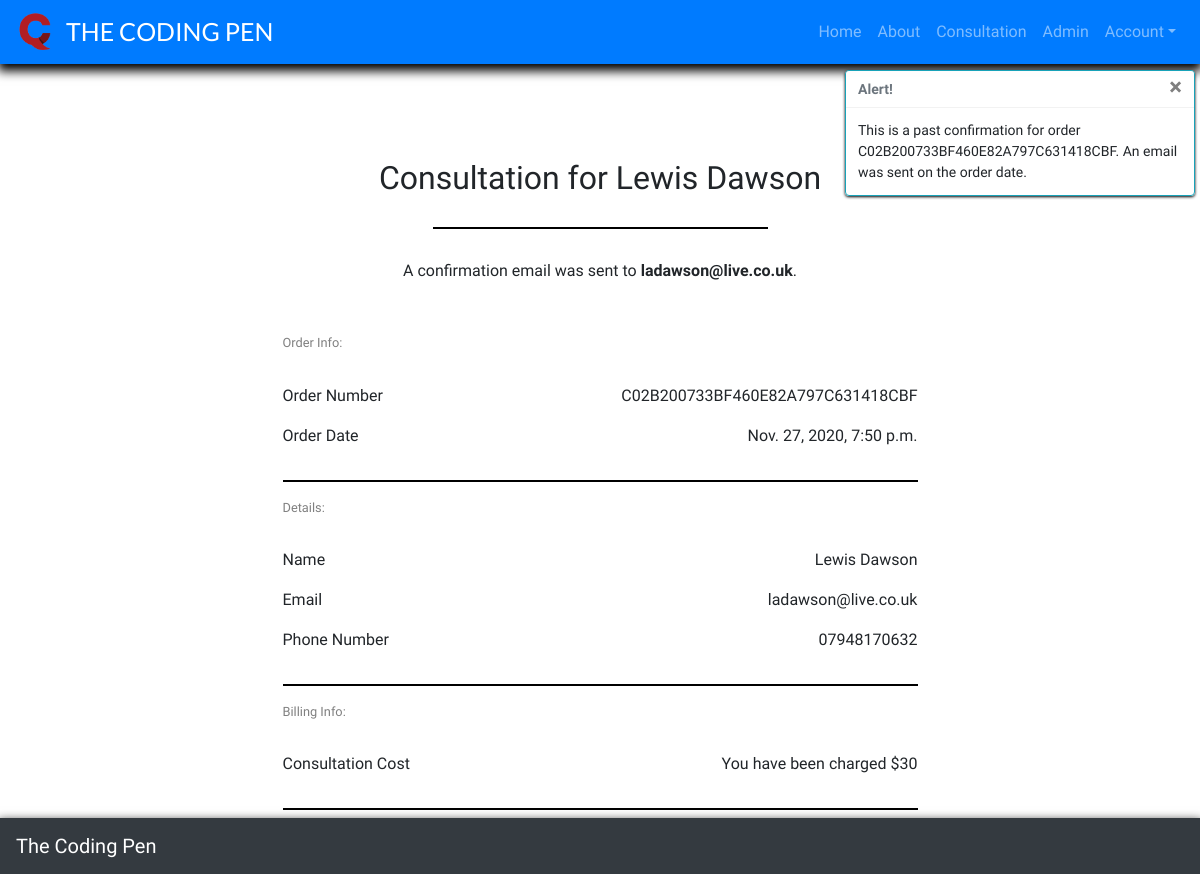
/admin_user/consultation_history_admin/C02B200733BF460E82A797C631418CBF (signed in), run on the app's committed database.
### consultation/models.py (models this page shows, shortened)
class Consultation(models.Model):
    consultation_number = models.CharField(max_length=32, null=False, editable=False)
    user_profile = models.ForeignKey(UserProfile, on_delete=models.SET_NULL,
                                     null=True, blank=True, related_name='consultation')
    first_name = models.CharField(max_length=20, null=False, blank=False)
    last_name = models.CharField(max_length=20, null=False, blank=False)
    email = models.EmailField(max_length=100, null=False, blank=False, default="")
    phone_number = models.CharField(max_length=30, null=False, blank=False)
    date = models.DateTimeField(auto_now_add=True)
    consultation_idea = models.TextField(max_length=3000, null=False, blank=False)
    consultation_cost = models.DecimalField(max_digits=5, decimal_places=2, null=False, default=30)
    stripe_pid = models.CharField(max_length=254, null=False, blank=False, default='')

### admin_user/views.py (the view)
# urls.py: path('consultation_history_admin/<consultation_number>',
@login_required
def consultation_history_admin(request, consultation_number):
    if not request.user.is_superuser:
        messages.error(request, 'Sorry, only staff can do that.')
        return redirect(reverse('home'))
    consultation = get_object_or_404(Consultation,
                                     consultation_number=consultation_number)
    messages.info(request, (
        f'This is a past confirmation for order {consultation_number}. '
        'An email was sent on the order date.'
    ))
    template = 'admin_pages/admin_consultation.html'
    context = {
        'consultation': consultation,
        'from_admin': True,
    }
    return render(request, template, context)

### admin_user/templates/admin_pages/admin_consultation.html (shortened to what this page needs)
{% extends "base.html" %}
{% load static %}
{% block extra_css %}
    <link rel="stylesheet" href="{% static 'css/success.css' %}">
{% endblock %}
{% block page_header %}
    <div class="header-container"></div>
{% endblock %}
{% block content %}
<div class="background-overlay"></div>
<div class="container">
    <div class="row">
        <div class="col">
            <h2 class="thank-msg-title">
                Consultation for {{ consultation.first_name }} {{ consultation.last_name }}
            </h2>
            <hr class="small-hr">
            <p class="thank-msg">
                A confirmation email was sent to <strong>{{ consultation.email }}</strong>.
            </p>
        </div>
    </div>
    <div class="row info-container">
        <div class="col-12 col-lg-7">
            <div class="confirmation-container">
                <div class="row">
                    <div class="col order-title-info">
                        <p class="info-titles">
                            Order Info:
                        </p>
                    </div>
                </div>
                <div class="row">
                    <div class="col-12 col-md-4">
                        <p class="order-cats">
                            Order Number
                        </p>
                    </div>
                    <div class="col-12 col-md-8">
                        <p class="order-info">
                            {{ consultation.consultation_number }}
                        </p>
                    </div>
                </div>
                <div class="row">
                    <div class="col-12 col-md-4">
                        <p>
                            Order Date
                        </p>
                    </div>
                    <div class="col-12 col-md-8">
                        <p class="order-info">
                            {{ consultation.date }}
                        </p>
                    </div>
                </div>
                <hr>
                <div class="row">
                    <div class="col order-title-info">
                        <p class="info-titles">
                            Details:
                        </p>
                    </div>
                </div>
                <div class="row">
                    <div class="col-12 col-md-4">
                        <p>
                            Name
                        </p>
                    </div>
                    <div class="col-12 col-md-8">
                        <p class="order-info">
                            {{ consultation.first_name }} {{ consultation.last_name }}
                        </p>
                    </div>
                </div>
                <div class="row">
                    <div class="col-12 col-md-4">
                        <p>
                            Email
                        </p>
                    </div>
                    <div class="col-12 col-md-8">
                        <p class="order-info">
                            {{ consultation.email }}
                        </p>
                    </div>
                </div>
                <div class="row">
                    <div class="col-12 col-md-4">
                        <p>
                            Phone Number
                        </p>
                    </div>
                    <div class="col-12 col-md-8">
                        <p class="order-info">
                            {{ consultation.phone_number }}
                        </p>
                    </div>
                </div>
                <hr>
                <div class="row">
                    <div class="col order-title-info">
                        <p class="info-titles">
                            Billing Info:
                        </p>
                    </div>
                </div>
                <div class="row">
                    <div class="col-12 col-md-4">
                        <p>
                            Consultation Cost
                        </p>
                    </div>
                    <div class="col-12 col-md-8">
                        <p class="order-info">
                            You have been charged $30
                        </p>
                    </div>
                </div>
                <hr>
                {% if from_admin %}
                    <a class="btn btn-primary btn-lg back-button" href="{% url 'profile' %}" role="button">
                    </a>
                {% else %}
                    <a class="btn btn-primary btn-lg back-button" href="{% url 'home' %}" role="button">
                        Home
                    </a>
                {% endif %}
            </div>
        </div>
    </div>
</div>
{% endblock %}

### static/css/base.css (style rules this page uses)
html { height: 100% }
.header-container { padding-top: 59px; }
body { background: url('/media/background.jpg') no-repeat center center fixed; background-size: cover; height: calc(100vh - 59px); font-family: 'Patua One', cursive; }

### consultation/static/css/success.css (style rules this page uses)
.background-overlay { position: fixed; top: 0; left: 0; height: 100%; width: 100%; background-color: rgba(255, 255, 255, 1); }
hr { border: 1px solid black; background-color: black; }
.small-hr { width: 30%; margin-top: 30px; margin-bottom: 30px; }
.thank-msg-title { text-align: center; margin-top: 100px; }
.thank-msg { text-align: center; margin-bottom: 50px; }
.info-container { justify-content: center; }
.order-title-info { margin-bottom: 15px; }
.info-titles { font-size: 12.8px; color: grey; }
.order-info { text-align: right; }

### data on the page
Consultation: first_name "Lewis", last_name "Dawson", email "ladawson@live.co.uk", consultation_number "C02B200733BF460E82A797C631418CBF", date "Nov. 27, 2020, 7:50 p.m.", phone_number "07948170632"

### other printed values
{{ message }} "This is a past confirmation for order C02B200733BF460E82A797C631418CBF. An email was sent on the order date."
